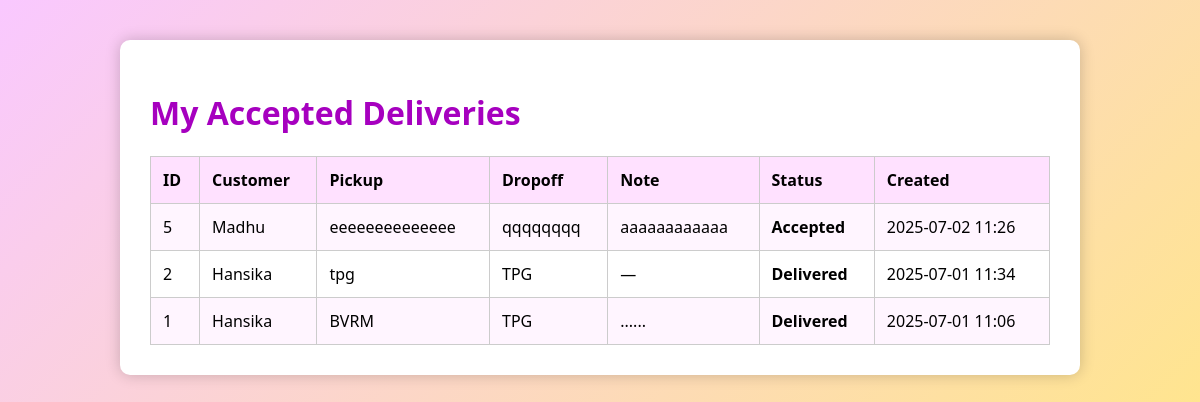
The page /deliveries/accepted/ (signed in) on the database its author committed.
### accounts/models.py (models this page shows, shortened)
class Delivery(models.Model):
    STATUS_CHOICES = [
        ('pending', 'Pending'),
        ('accepted', 'Accepted'),
        ('in_transit', 'In Transit'),
        ('delivered', 'Delivered'),
        ('assigned', 'Assigned'),
        ('completed', 'Completed'),
    ]
    customer = models.ForeignKey(User, on_delete=models.CASCADE, related_name='deliveries')
    driver = models.ForeignKey(User, on_delete=models.SET_NULL, null=True, blank=True, related_name='driver_deliveries')
    address = models.CharField(max_length=255)
    package_details = models.TextField()
    pickup_address = models.CharField(max_length=255)
    dropoff_address = models.CharField(max_length=255)
    package_note = models.TextField(blank=True)
    status = models.CharField(max_length=50, choices=STATUS_CHOICES, default='pending')
    created_at = models.DateTimeField(auto_now_add=True)
    updated_at = models.DateTimeField(auto_now=True)

class CustomUser(AbstractUser):
    ROLE_CHOICES = (("customer", "Customer"), ("driver", "Driver"))
    email = models.EmailField(unique=True)
    role  = models.CharField(max_length=10, choices=ROLE_CHOICES)
    USERNAME_FIELD  = "email"
    REQUIRED_FIELDS = ["username"]

### accounts/views.py (the view)
# urls.py: path('deliveries/accepted/', views.driver_accepted_deliveries, name='accepted_deliveries'),
@login_required
def driver_accepted_deliveries(request):
    if request.user.role != 'driver':
        return redirect('login')
    deliveries = Delivery.objects.filter(driver=request.user).order_by('-created_at')
    return render(request, 'accounts/driver_accepted_deliveries.html', {'deliveries': deliveries})

### accounts/templates/accounts/driver_accepted_deliveries.html (shortened to what this page needs)
<!DOCTYPE html>
<html lang="en">
<head>
</head>
<body>
  <div class="container">
    <h1>My Accepted Deliveries</h1>
    {% if deliveries %}
    <table>
      <tr>
        <th>ID</th>
        <th>Customer</th>
        <th>Pickup</th>
        <th>Dropoff</th>
        <th>Note</th>
        <th>Status</th>
        <th>Created</th>
      </tr>
      {% for delivery in deliveries %}
      <tr>
        <td>{{ delivery.id }}</td>
        <td>{{ delivery.customer.username }}</td>
        <td>{{ delivery.pickup_address }}</td>
        <td>{{ delivery.dropoff_address }}</td>
        <td>{{ delivery.package_note|default:"—" }}</td>
        <td class="status">{{ delivery.status }}</td>
        <td>{{ delivery.created_at|date:"Y-m-d H:i" }}</td>
      </tr>
      {% endfor %}
    </table>
    {% else %}
      <p class="no-deliveries">You haven’t accepted any deliveries yet.</p>
    {% endif %}
  </div>
</body>
</html>

### accounts/templates/accounts/driver_accepted_deliveries.html (style rules this page uses)
body { background: linear-gradient(135deg, #f9c8ff, #ffe58e); font-family: 'Segoe UI', Tahoma, Geneva, Verdana, sans-serif; margin: 0; padding: 40px; }
.container { background: white; padding: 30px; border-radius: 10px; box-shadow: 0 0 15px rgba(0, 0, 0, 0.2); max-width: 900px; margin: auto; }
h1 { color: #a600bf; }
table { width: 100%; border-collapse: collapse; margin-top: 20px; }
th, td { padding: 12px; border: 1px solid #ccc; text-align: left; }
th { background-color: #ffe1ff; }
tr:nth-child(even) { background-color: #fff5ff; }
.status { font-weight: bold; text-transform: capitalize; }

### rows shown on the page
Delivery: id "5", customer.username "Madhu", pickup_address "eeeeeeeeeeeeee", dropoff_address "qqqqqqqq", package_note "aaaaaaaaaaaa", status "Accepted", created_at "2025-07-02 11:26"
Delivery: id "2", customer.username "Hansika", pickup_address "tpg", dropoff_address "TPG", package_note "—", status "Delivered", created_at "2025-07-01 11:34"
Delivery: id "1", customer.username "Hansika", pickup_address "BVRM", dropoff_address "TPG", package_note "......", status "Delivered", created_at "2025-07-01 11:06"
